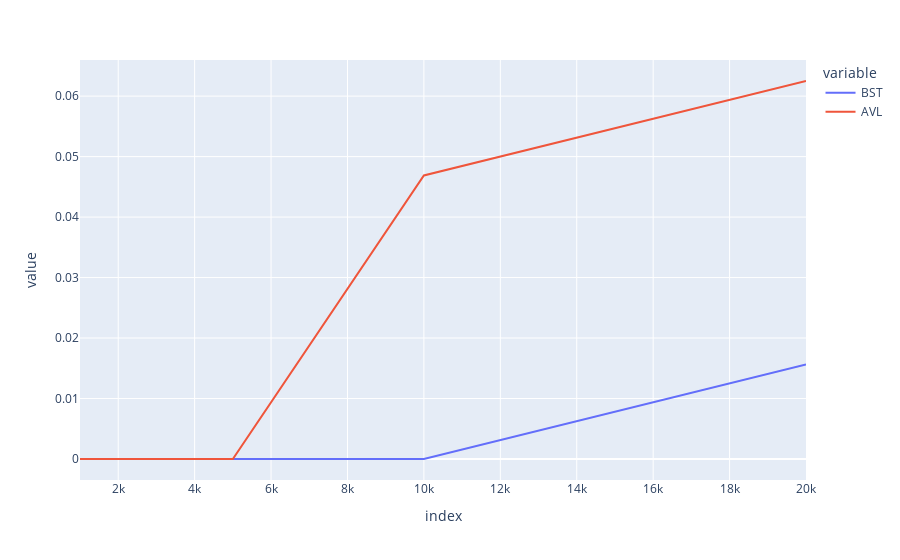

This figure's notebook cell:
### Markdown cell above
## TESTY WYDAJNOŚCI

### Porównanie czasu tworzenia drzewa

### Code cell
from comparison import *


get_plot(compare_diffrent_array_length(method=creating_comparison, array_of_lengths=[1000, 2000, 4000, 5000, 10000, 20000]))

### Figure 1 — Plotly figure (JSON) as saved in the notebook; plotly's stock layout.template omitted (floating-point values rounded to 4 significant figures)
{"data": [{"hovertemplate": "variable=BST<br>index=%{x}<br>value=%{y}<extra></extra>", "legendgroup": "BST", "line": {"color": "#636efa", "dash": "solid"}, "marker": {"symbol": "circle"}, "mode": "lines", "name": "BST", "orientation": "v", "showlegend": true, "type": "scatter", "x": [1000, 2000, 4000, 5000, 10000, 20000], "xaxis": "x", "y": [0, 0, 0, 0, 0, 0.01562], "yaxis": "y"}, {"hovertemplate": "variable=AVL<br>index=%{x}<br>value=%{y}<extra></extra>", "legendgroup": "AVL", "line": {"color": "#EF553B", "dash": "solid"}, "marker": {"symbol": "circle"}, "mode": "lines", "name": "AVL", "orientation": "v", "showlegend": true, "type": "scatter", "x": [1000, 2000, 4000, 5000, 10000, 20000], "xaxis": "x", "y": [0, 0, 0, 0, 0.04688, 0.0625], "yaxis": "y"}], "layout": {"legend": {"title": {"text": "variable"}, "tracegroupgap": 0}, "margin": {"t": 60}, "xaxis": {"anchor": "y", "domain": [0, 1], "title": {"text": "index"}}, "yaxis": {"anchor": "x", "domain": [0, 1], "title": {"text": "value"}}}}
